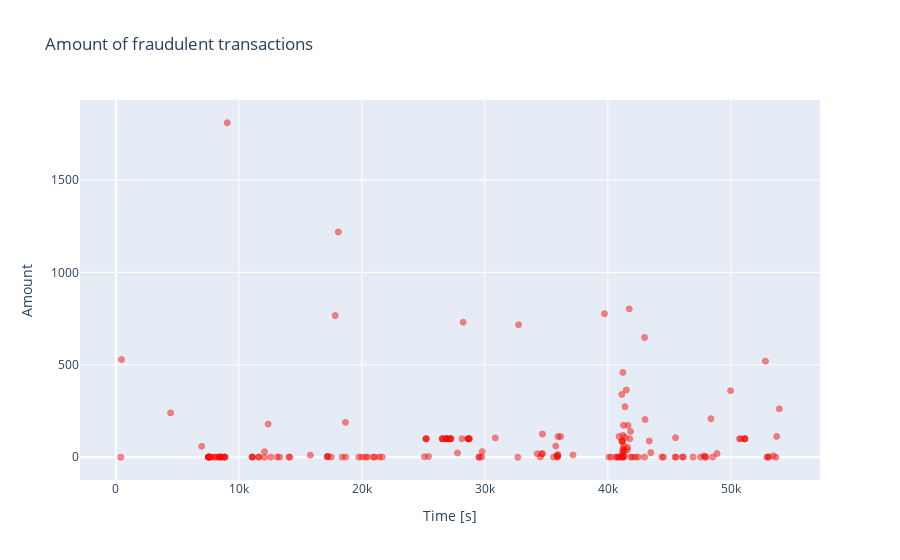

The code cell stored with this chart in its notebook:
### Code cell
fraud = data_df.loc[data_df['Class'] == 1]

trace = go.Scatter(
    x = fraud['Time'],y = fraud['Amount'],
    name="Amount",
     marker=dict(
                color='rgb(238,23,11)',
                line=dict(
                    color='red',
                    width=1),
                opacity=0.5,
            ),
    text= fraud['Amount'],
    mode = "markers"
)
data = [trace]
layout = dict(title = 'Amount of fraudulent transactions',
          xaxis = dict(title = 'Time [s]', showticklabels=True),
          yaxis = dict(title = 'Amount'),
          hovermode='closest'
         )
fig = dict(data=data, layout=layout)
iplot(fig, filename='fraud-amount')

### Figure 1 — Plotly figure (JSON) as saved in the notebook; plotly's stock layout.template omitted (floating-point values rounded to 4 significant figures; data arrays with more than 128 entries replaced by an {"elided": "..."} marker saying what was removed)
{"data": [{"marker": {"color": "rgb(238,23,11)", "line": {"color": "red", "width": 1}, "opacity": 0.5}, "mode": "markers", "name": "Amount", "text": {"elided": "177 float values"}, "x": {"elided": "177 int values"}, "y": {"elided": "177 float values"}, "type": "scatter"}], "layout": {"hovermode": "closest", "title": {"text": "Amount of fraudulent transactions"}, "xaxis": {"showticklabels": true, "title": {"text": "Time [s]"}}, "yaxis": {"title": {"text": "Amount"}}}}
